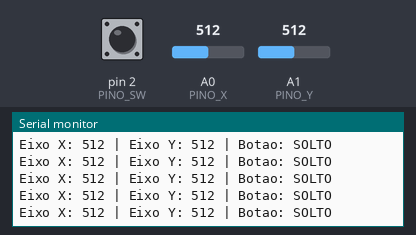
Recording of a sketch running on a simulated Arduino Uno, built with avr-gcc and run on an emulated ATmega328P. Shown: the last lines printed to the serial monitor. The test bench sets the inputs (shaded band); at power-on: A1 (PINO_Y) = 512, pin 2 (PINO_SW) HIGH, A0 (PINO_X) = 512.

Above: at 11.4 s.
11.5 s: A1 (PINO_Y) set to 107
At 11.8 s:
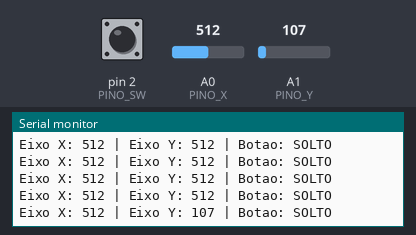
14.5 s: A1 (PINO_Y) set to 90
At 14.62 s:
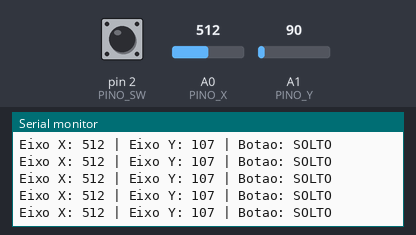
Timing chart, 0 to 17.5 s (numbered marks = the images above; inputs shaded):
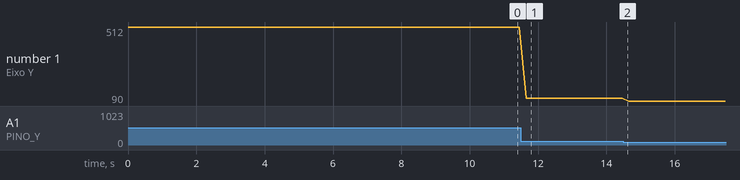

The sketch:

Modulo_Joystick.ino
```cpp
/*
 * PROJETO: Leitura de Módulo Joystick Analógico
 * DESCRIÇÃO: Exibe as coordenadas dos eixos X e Y e o estado do botão no Monitor Serial.
 */

// Mapeamento dos Pinos
#define PINO_X A0   // Eixo X no pino analógico A0
#define PINO_Y A1   // Eixo Y no pino analógico A1
#define PINO_SW 2   // Botão integrado no pino digital 2

void setup() {
  Serial.begin(9600);

  // Configura o pino do botão com resistor de PULL-UP interno do Arduino.
  // Sem pressionar = HIGH (1) | Pressionado = LOW (0)
  pinMode(PINO_SW, INPUT_PULLUP);
}

void loop() {
  // Lê os valores analógicos dos eixos (0 a 1023)
  int valor_X = analogRead(PINO_X);
  int valor_Y = analogRead(PINO_Y);

  // Lê o estado do botão (0 = pressionado, 1 = solto)
  int estado_botao = digitalRead(PINO_SW);

  // Exibe os dados formatados no Monitor Serial
  Serial.print("Eixo X: ");
  Serial.print(valor_X);
  Serial.print(" | Eixo Y: ");
  Serial.print(valor_Y);
  Serial.print(" | Botao: ");

  if (estado_botao == LOW) {
    Serial.println("PRESSIONADO");
  } else {
    Serial.println("SOLTO");
  }

  delay(200); // Pequeno intervalo para leitura legível no monitor
}
```

Measured:
- after the input at 11.5 s, the serial monitor: prints a new line after 0.15 s (image 1)
- plotted number 1: 512 → 107 after the input at 11.5 s, 107 → 90 after the input at 14.5 s
